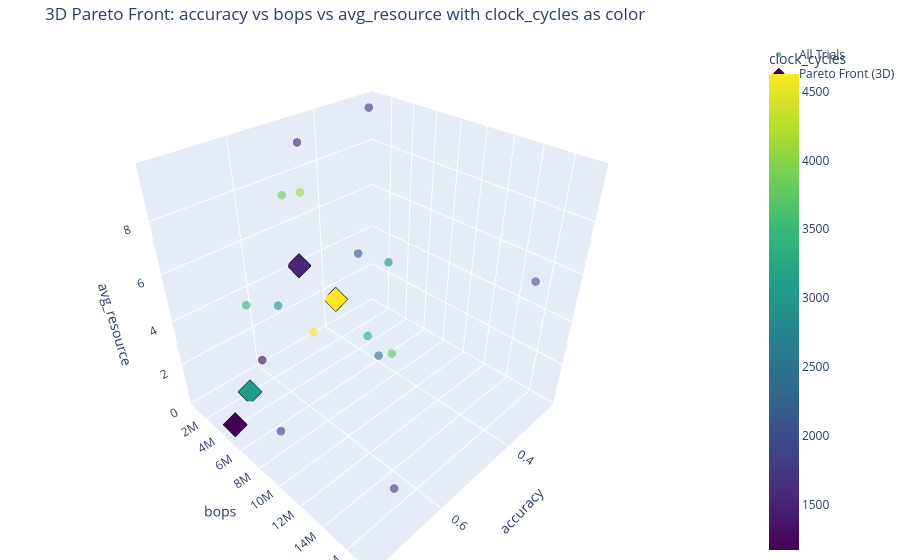

Write notebook code for a chart like this one.
### Code cell
# --- Plotting Results ---
print("\n" + "="*50)
print("PLOTTING RESULTS")
print("="*50)

# Load the results from the CSV file into a pandas DataFrame
results_df = pd.DataFrame(searcher.results)

if not results_df.empty:
    # Sanitize column names for consistency
    results_df.columns = [col.lower().replace(" ", "_") for col in results_df.columns]
    
    # Generate and display the 2D Pareto front plots
    print("\n--- 2D Pareto Fronts ---")
    plot_pareto_fronts(results_df, OBJECTIVE_INFO, save_dir=searcher.results_dir)

    # Generate and display the 3D Pareto front plot if enough objectives exist
    if len(OBJECTIVE_NAMES) >= 4:
        print("\n--- 3D Pareto Front Heatmap ---")
        # Plot using the first 4 objectives
        plot_3d_pareto_front_heatmap(results_df, OBJECTIVE_INFO[:4], save_dir=searcher.results_dir)
    else:
        print("\nSkipping 3D plot: At least 4 objectives are required.")
else:
    print("No results to plot.")

### Figure 1 — Plotly figure (JSON) as saved in the notebook; plotly's stock layout.template omitted (floating-point values rounded to 4 significant figures)
{"data": [{"hoverinfo": "text+x+y+z", "marker": {"color": [2835, 2063, 2905, 1621, 1594, 2036, 1818, 2618, 1169, 4627, 1735, 3835, 4096, 3460, 1408, 2352, 3762, 1636, 3463, 3207], "colorbar": {"title": {"text": "clock_cycles"}}, "colorscale": [[0, "#440154"], [0.1111, "#482878"], [0.2222, "#3e4989"], [0.3333, "#31688e"], [0.4444, "#26828e"], [0.5556, "#1f9e89"], [0.6667, "#35b779"], [0.7778, "#6ece58"], [0.8889, "#b5de2b"], [1, "#fde725"]], "opacity": 0.6, "size": 5}, "mode": "markers", "name": "All Trials", "text": ["Trial 0", "Trial 1", "Trial 2", "Trial 3", "Trial 4", "Trial 5", "Trial 6", "Trial 7", "Trial 8", "Trial 9", "Trial 10", "Trial 11", "Trial 12", "Trial 13", "Trial 14", "Trial 15", "Trial 16", "Trial 17", "Trial 18", "Trial 19"], "type": "scatter3d", "x": [0.2572, 0.5854, 0.5846, 0.755, 0.2858, 0.3804, 0.4774, 0.6708, 0.631, 0.5486, 0.7476, 0.5442, 0.5022, 0.7254, 0.508, 0.7436, 0.7198, 0.7074, 0.3782, 0.4128], "y": [2441216, 10649600, 2752512, 4849664, 1261568, 17432576, 606208, 2424832, 2424832, 4800512, 9699328, 2424832, 2424832, 6619136, 2752512, 17432576, 17432576, 17432576, 606208, 5406720], "z": [2.796, 7.852, 3.676, 0.5799, 9.671, 6.817, 4.014, 0.2214, 1.409, 2.671, 2.193, 7.909, 7.748, 6.163, 9.671, 7.977, 7.767, 2.529, 1.412, 1.223]}, {"hoverinfo": "text+x+y+z", "marker": {"color": [1621, 1818, 2618, 3463], "colorscale": [[0, "#440154"], [0.1111, "#482878"], [0.2222, "#3e4989"], [0.3333, "#31688e"], [0.4444, "#26828e"], [0.5556, "#1f9e89"], [0.6667, "#35b779"], [0.7778, "#6ece58"], [0.8889, "#b5de2b"], [1, "#fde725"]], "line": {"color": "black", "width": 1}, "size": 8, "symbol": "diamond"}, "mode": "markers", "name": "Pareto Front (3D)", "text": ["Trial 3", "Trial 6", "Trial 7", "Trial 18"], "type": "scatter3d", "x": [0.755, 0.4774, 0.6708, 0.3782], "y": [4849664, 606208, 2424832, 606208], "z": [0.5799, 4.014, 0.2214, 1.412]}], "layout": {"margin": {"b": 0, "l": 0, "r": 0, "t": 40}, "scene": {"xaxis": {"title": {"text": "accuracy"}}, "yaxis": {"title": {"text": "bops"}}, "zaxis": {"title": {"text": "avg_resource"}}}, "title": {"text": "3D Pareto Front: accuracy vs bops vs avg_resource with clock_cycles as color"}}}
